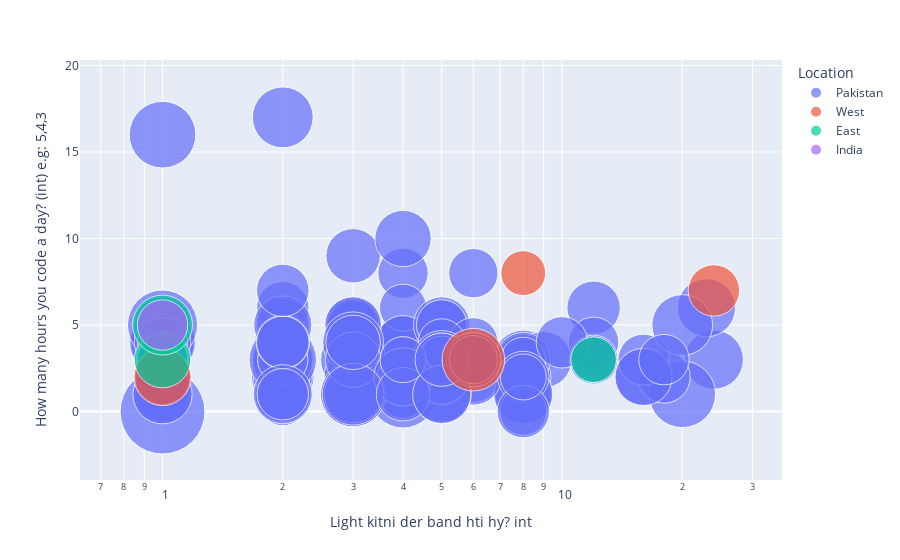

Notebook cell for this chart:
### Markdown cell above
# Bubble Chart

### Code cell
import plotly.express as px
import numpy as np

fig = px.scatter(data, x="Light kitni der band hti hy? int", y="How many hours you code a day? (int) e.g: 5,4,3",
      size="Age (years)-Float/Int", color="Location",
      hover_name="Marital Status?", log_x=True, size_max=60)
fig.show()

### Figure 1 — Plotly figure (JSON) as saved in the notebook; plotly's stock layout.template omitted (floating-point values rounded to 4 significant figures; data arrays with more than 128 entries replaced by an {"elided": "..."} marker saying what was removed)
{"data": [{"hovertemplate": "<b>%{hovertext}</b><br><br>Location=Pakistan<br>Light kitni der band hti hy? int=%{x}<br>How many hours you code a day? (int) e.g: 5,4,3=%{y}<br>Age (years)-Float/Int=%{marker.size}<extra></extra>", "hovertext": {"elided": "270 str values"}, "legendgroup": "Pakistan", "marker": {"color": "#636efa", "size": {"elided": "270 float values"}, "sizemode": "area", "sizeref": 0.01889, "symbol": "circle"}, "mode": "markers", "name": "Pakistan", "orientation": "v", "showlegend": true, "type": "scatter", "x": {"elided": "270 int values"}, "xaxis": "x", "y": {"elided": "270 float values"}, "yaxis": "y"}, {"hovertemplate": "<b>%{hovertext}</b><br><br>Location=West<br>Light kitni der band hti hy? int=%{x}<br>How many hours you code a day? (int) e.g: 5,4,3=%{y}<br>Age (years)-Float/Int=%{marker.size}<extra></extra>", "hovertext": ["Yes", "No", "No", "No", "Yes", "No", "Yes", "Yes", "Yes", "No", "Yes", "Yes", "No", "No", "Yes", "Yes", "No", "No", "Yes", "Yes", "No", "Yes", "Yes", "No", "No", "No", "No", "No", "No", "Yes", "No", "No", "No", "Yes", "No"], "legendgroup": "West", "marker": {"color": "#EF553B", "size": [27, 24, 28, 25, 31, 28, 32.75, 34, 32, 28.11, 29, 43, 19, 25, 34.25, 27, 31.5, 28, 33, 31, 28, 31.04, 35, 26, 14.2, 16, 28, 11, 24, 37, 10.5, 29, 25, 31, 28], "sizemode": "area", "sizeref": 0.01889, "symbol": "circle"}, "mode": "markers", "name": "West", "orientation": "v", "showlegend": true, "type": "scatter", "x": [0, 0, 0, 0, 0, 0, 0, 0, 0, 0, 0, 0, 8, 24, 0, 0, 0, 0, 0, 0, 0, 1, 0, 0, 0, 0, 0, 0, 0, 6, 0, 0, 0, 0, 0], "xaxis": "x", "y": [3, 3, 2, 3, 3, 3, 2, 4, 1, 5, 2, 1, 8, 7, 3, 4, 2, 1, 1, 1, 3, 2, 3, 3, 10, 11, 3, 18, 4, 3, 1, 4, 3, 3, 4], "yaxis": "y"}, {"hovertemplate": "<b>%{hovertext}</b><br><br>Location=East<br>Light kitni der band hti hy? int=%{x}<br>How many hours you code a day? (int) e.g: 5,4,3=%{y}<br>Age (years)-Float/Int=%{marker.size}<extra></extra>", "hovertext": ["No", "No", "No", "No", "No", "No", "No", "No", "No", "Yes", "No"], "legendgroup": "East", "marker": {"color": "#00cc96", "size": [25, 25, 30, 30, 33.9, 30, 26.3, 30, 26, 36.5, 20], "sizemode": "area", "sizeref": 0.01889, "symbol": "circle"}, "mode": "markers", "name": "East", "orientation": "v", "showlegend": true, "type": "scatter", "x": [0, 0, 0, 1, 1, 0, 0, 0, 0, 0, 12], "xaxis": "x", "y": [5, 2, 2, 3, 5, 4, 1, 4, 5, 3, 3], "yaxis": "y"}, {"hovertemplate": "<b>%{hovertext}</b><br><br>Location=India<br>Light kitni der band hti hy? int=%{x}<br>How many hours you code a day? (int) e.g: 5,4,3=%{y}<br>Age (years)-Float/Int=%{marker.size}<extra></extra>", "hovertext": ["No", "No"], "legendgroup": "India", "marker": {"color": "#ab63fa", "size": [24, 30], "sizemode": "area", "sizeref": 0.01889, "symbol": "circle"}, "mode": "markers", "name": "India", "orientation": "v", "showlegend": true, "type": "scatter", "x": [1, 0], "xaxis": "x", "y": [5, 5], "yaxis": "y"}], "layout": {"legend": {"itemsizing": "constant", "title": {"text": "Location"}, "tracegroupgap": 0}, "margin": {"t": 60}, "xaxis": {"anchor": "y", "domain": [0, 1], "title": {"text": "Light kitni der band hti hy? int"}, "type": "log"}, "yaxis": {"anchor": "x", "domain": [0, 1], "title": {"text": "How many hours you code a day? (int) e.g: 5,4,3"}}}}
